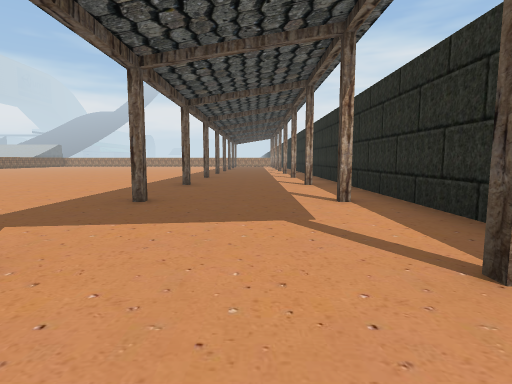
View 1 (above)

12 first-person views from a walk through a Unity game level. The camera is 1.2 m above the floor, tilts 6° down and sees 80° across. The floor is counted in squares, 2 m on a side. Each view is taken from the middle of a square. On the plan, view 1 faces up. The plan holds only what a view shows up to about 9 squares ahead; the rest is blank. The place goes on beyond the plan. The player is left out.

View 2
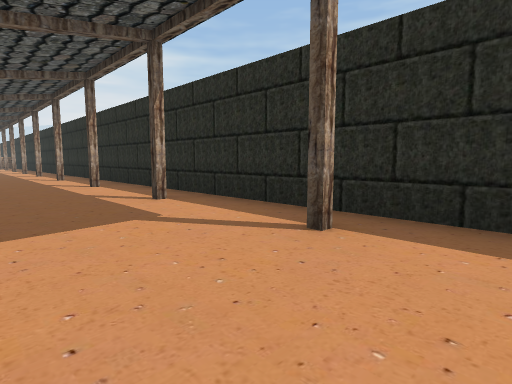

View 3
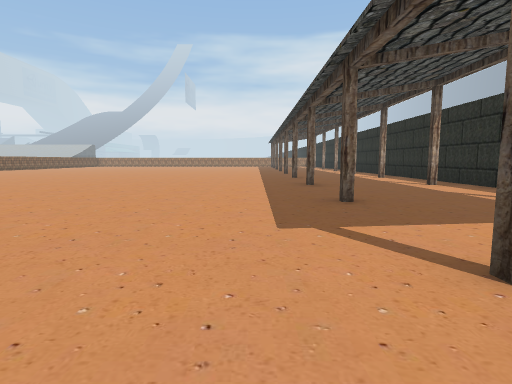

View 4
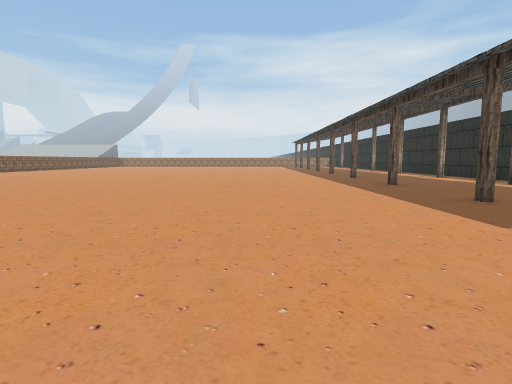

View 5
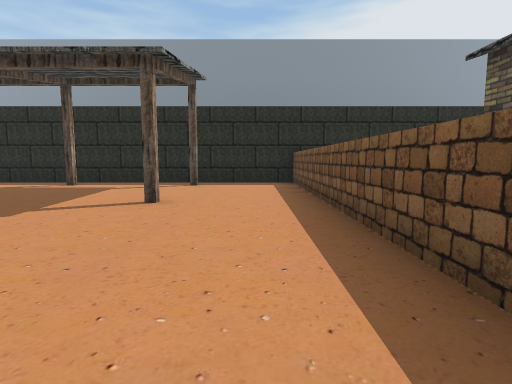

View 6
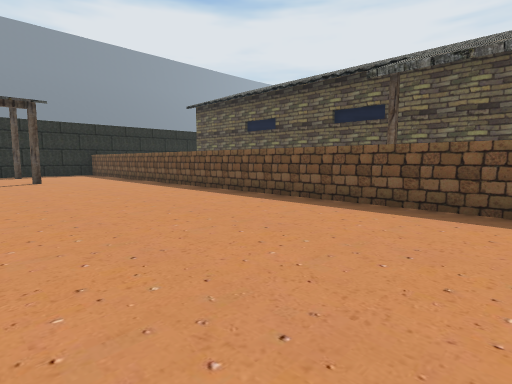

View 7
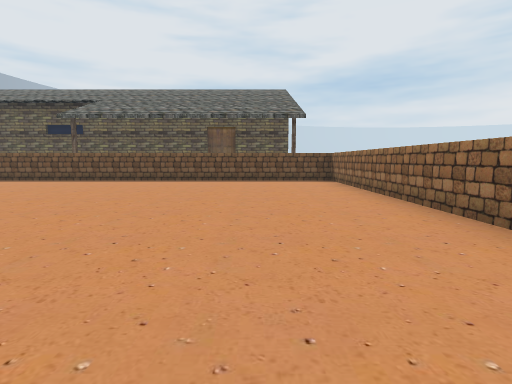

View 8
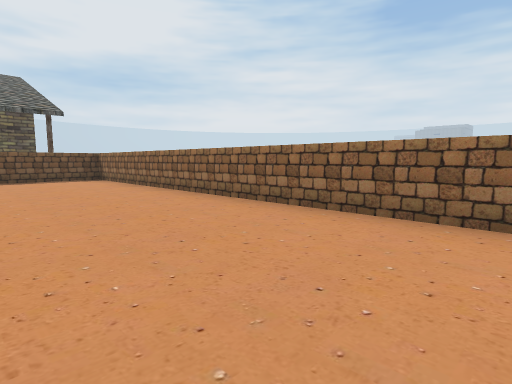

View 9
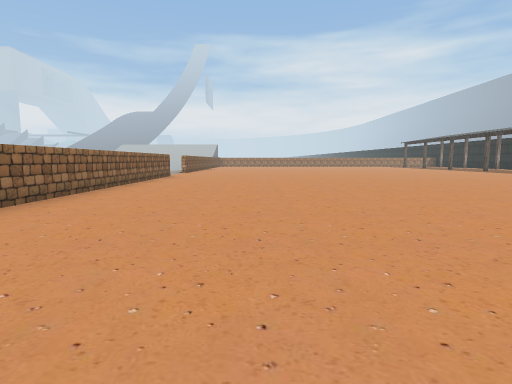

View 10
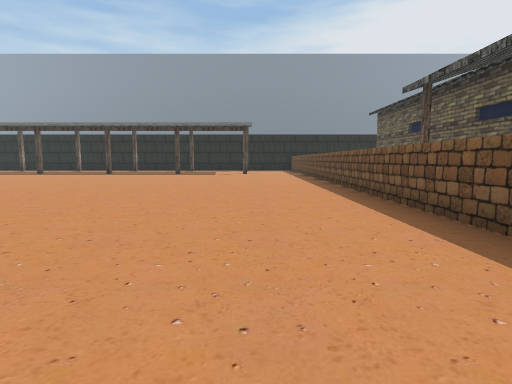

View 11
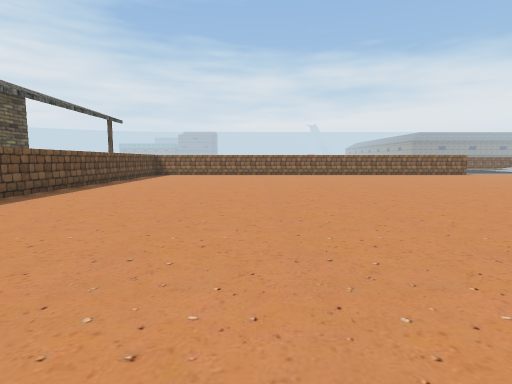

View 12
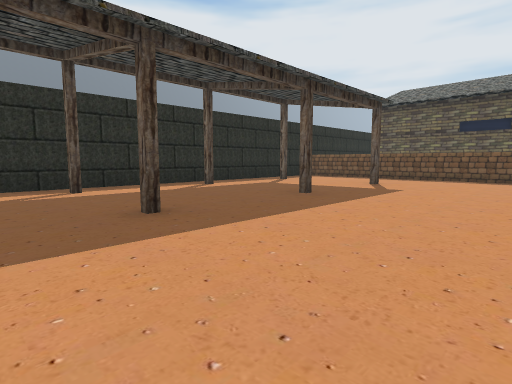

### Floor plan
Key: @ floor where view 1 was taken; # wall or solid block; . floor.
Columns run from 17 left of view 1 to 3 right of it. Each row starts with its distance up from view 1.
  9 #...................#
  8 #...................#
  7 #..............#..#.#
  6 #...................#
  5 #...................#
  4 #..............#..#.#
  3 #...................#
  2 #...................#
  1 #..............#..#.#
  0 #................@..#
 -1 #####################

Where each view was taken, in squares from view 1:
view 1: 0 up, 0 right, facing up
view 2: 0 up, 1 left, facing up-right
view 3: 0 up, 3 left, facing up
view 4: 0 up, 5 left, facing up
view 5: 0 up, 6 left, facing right
view 6: 3 up, 11 left, facing down-right
view 7: 8 up, 15 left, facing down
view 8: 9 up, 14 left, facing down-left
view 9: 0 up, 14 left, facing up
view 10: 1 up, 15 left, facing right
view 11: 3 up, 5 left, facing left
view 12: 9 up, 5 left, facing down-right
